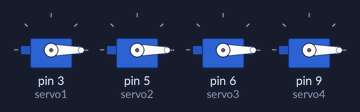
The sketch below on a simulated Arduino Uno, built with avr-gcc and run on an emulated ATmega328P. On the bench: 4 × servo.

Above: at 0.05 s.
At 4.96 s:
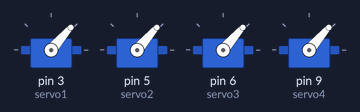
At 9.97 s:
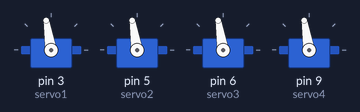
At 19.9 s:
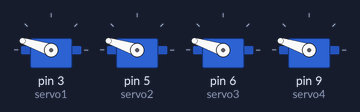
At 29.83 s:
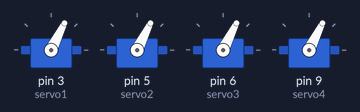
At 39.86 s:
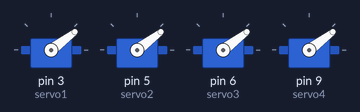
Timing chart, 0 to 40.0 s (numbered marks = the images above):
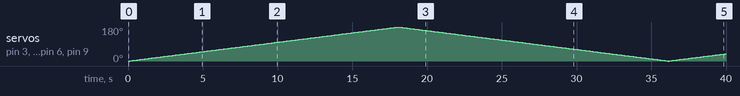

Measured:
- by itself, servo on pin 3 (servo1), servo on pin 5 (servo2), servo on pin 6 (servo3), servo on pin 9 (servo4): 0° → 1° at 0.10 s, → 2° 0.10 s later, → 3° 0.10 s later, → 4° 0.10 s later, … (398 changes in this stretch)

The sketch:

servo_continuous.ino
```cpp
#include <Servo.h>
Servo servo1;
Servo servo2;
Servo servo3;
Servo servo4;
int servoPos = 0;
void setup()
{
  servo1.attach(3);
  servo2.attach(5);
  servo3.attach(6);
  servo4.attach(9);
}
void loop()
{
    for(servoPos = 0; servoPos < 180; servoPos++)
  {
    servo1.write(servoPos);
    servo2.write(servoPos);
    servo3.write(servoPos);
    servo4.write(servoPos);
    delay(100);
  }
  for(servoPos = 180; servoPos > 0; servoPos--)
  {
    servo1.write(servoPos);
    servo2.write(servoPos);
    servo3.write(servoPos);
    servo4.write(servoPos);
    delay(100);
  }
}
```
